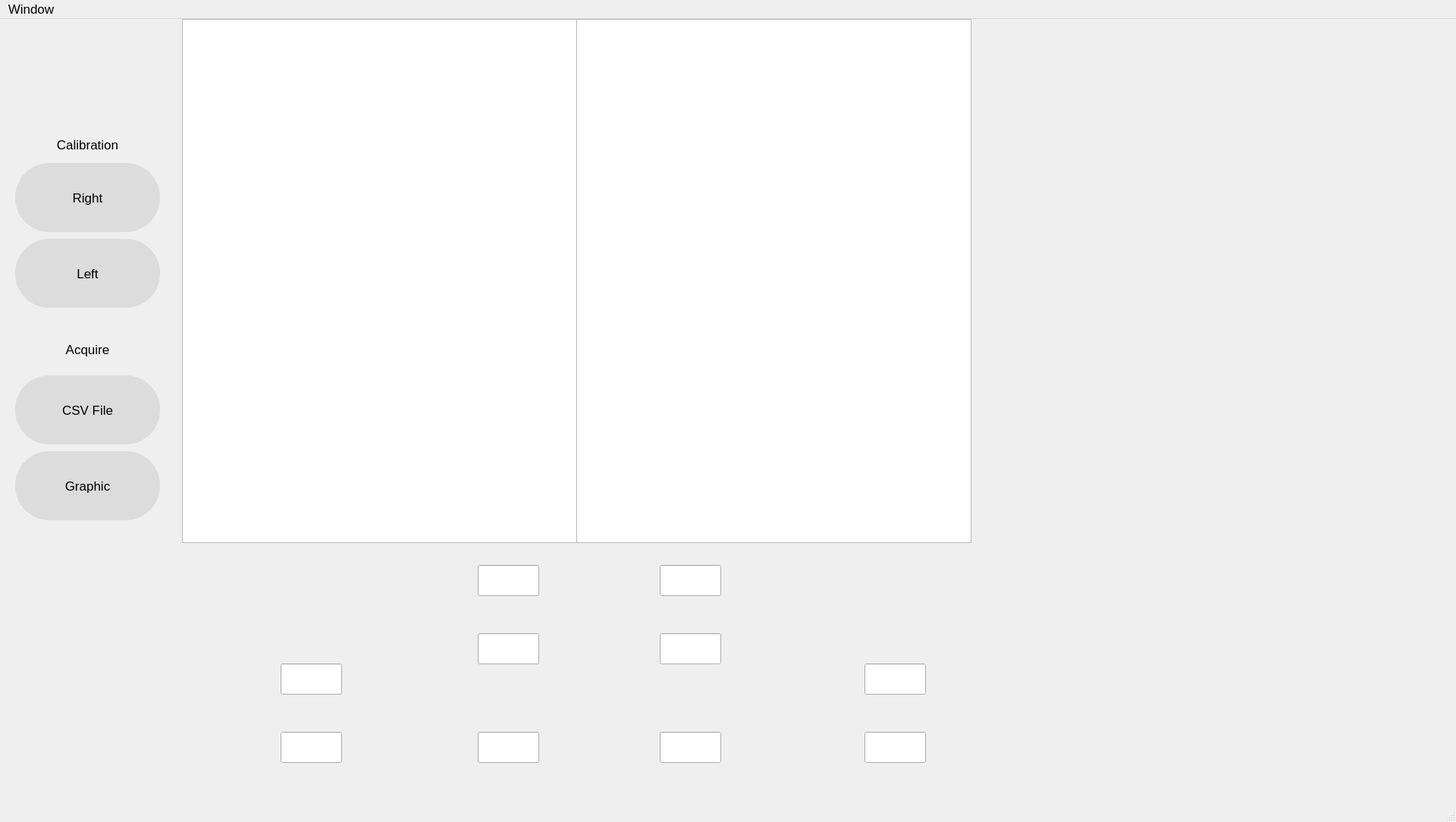
<?xml version="1.0" encoding="UTF-8"?>
<ui version="4.0">
 <class>MainWindow</class>
 <widget class="QMainWindow" name="MainWindow">
  <property name="geometry">
   <rect>
    <x>0</x>
    <y>0</y>
    <width>1920</width>
    <height>1084</height>
   </rect>
  </property>
  <property name="font">
   <font>
    <pointsize>13</pointsize>
   </font>
  </property>
  <property name="windowTitle">
   <string>Application</string>
  </property>
  <property name="windowIcon">
   <iconset>
    <normaloff>:/newPrefix/Downloads/ezgif.com-gif-maker</normaloff>:/newPrefix/Downloads/ezgif.com-gif-maker</iconset>
  </property>
  <widget class="QWidget" name="centralwidget">
   <widget class="QLabel" name="label_2">
    <property name="geometry">
     <rect>
      <x>20</x>
      <y>130</y>
      <width>191</width>
      <height>71</height>
     </rect>
    </property>
    <property name="font">
     <font>
      <pointsize>13</pointsize>
      <underline>false</underline>
      <strikeout>false</strikeout>
     </font>
    </property>
    <property name="text">
     <string>Calibration</string>
    </property>
    <property name="alignment">
     <set>Qt::AlignCenter</set>
    </property>
   </widget>
   <widget class="QLabel" name="label_3">
    <property name="geometry">
     <rect>
      <x>20</x>
      <y>400</y>
      <width>191</width>
      <height>71</height>
     </rect>
    </property>
    <property name="font">
     <font>
      <pointsize>13</pointsize>
      <underline>false</underline>
      <strikeout>false</strikeout>
     </font>
    </property>
    <property name="text">
     <string>Acquire</string>
    </property>
    <property name="alignment">
     <set>Qt::AlignCenter</set>
    </property>
   </widget>
   <widget class="QLabel" name="label">
    <property name="geometry">
     <rect>
      <x>0</x>
      <y>0</y>
      <width>231</width>
      <height>131</height>
     </rect>
    </property>
    <property name="styleSheet">
     <string notr="true">background-image: url(:/pictures/Pictures/ezgif.com-gif-maker);</string>
    </property>
    <property name="text">
     <string/>
    </property>
    <property name="pixmap">
     <pixmap resource="pictures.qrc">:/pictures/Pictures/ezgif.com-gif-maker</pixmap>
    </property>
    <property name="scaledContents">
     <bool>true</bool>
    </property>
   </widget>
   <widget class="QLabel" name="red_1">
    <property name="geometry">
     <rect>
      <x>1450</x>
      <y>50</y>
      <width>75</width>
      <height>75</height>
     </rect>
    </property>
    <property name="styleSheet">
     <string notr="true">background-image: url(:/pictures/Pictures/rond_rouge-removebg-preview.png);</string>
    </property>
    <property name="text">
     <string/>
    </property>
    <property name="pixmap">
     <pixmap resource="pictures.qrc">:/pictures/Pictures/rond_rouge-removebg-preview.png</pixmap>
    </property>
    <property name="scaledContents">
     <bool>true</bool>
    </property>
   </widget>
   <widget class="QLabel" name="red_5">
    <property name="geometry">
     <rect>
      <x>1360</x>
      <y>560</y>
      <width>75</width>
      <height>75</height>
     </rect>
    </property>
    <property name="styleSheet">
     <string notr="true">background-image: url(:/pictures/Pictures/rond_rouge-removebg-preview.png);</string>
    </property>
    <property name="text">
     <string/>
    </property>
    <property name="pixmap">
     <pixmap resource="pictures.qrc">:/pictures/Pictures/rond_rouge-removebg-preview.png</pixmap>
    </property>
    <property name="scaledContents">
     <bool>true</bool>
    </property>
   </widget>
   <widget class="QLabel" name="red_3">
    <property name="geometry">
     <rect>
      <x>1320</x>
      <y>310</y>
      <width>75</width>
      <height>75</height>
     </rect>
    </property>
    <property name="styleSheet">
     <string notr="true">background-image: url(:/pictures/Pictures/rond_rouge-removebg-preview.png);</string>
    </property>
    <property name="text">
     <string/>
    </property>
    <property name="pixmap">
     <pixmap resource="pictures.qrc">:/pictures/Pictures/rond_rouge-removebg-preview.png</pixmap>
    </property>
    <property name="scaledContents">
     <bool>true</bool>
    </property>
   </widget>
   <widget class="QLabel" name="red_2">
    <property name="geometry">
     <rect>
      <x>1490</x>
      <y>230</y>
      <width>75</width>
      <height>75</height>
     </rect>
    </property>
    <property name="styleSheet">
     <string notr="true">background-image: url(:/pictures/Pictures/rond_rouge-removebg-preview.png);</string>
    </property>
    <property name="text">
     <string/>
    </property>
    <property name="pixmap">
     <pixmap resource="pictures.qrc">:/pictures/Pictures/rond_rouge-removebg-preview.png</pixmap>
    </property>
    <property name="scaledContents">
     <bool>true</bool>
    </property>
   </widget>
   <widget class="QLabel" name="red_4">
    <property name="geometry">
     <rect>
      <x>1460</x>
      <y>560</y>
      <width>75</width>
      <height>75</height>
     </rect>
    </property>
    <property name="styleSheet">
     <string notr="true">background-image: url(:/pictures/Pictures/rond_rouge-removebg-preview.png);</string>
    </property>
    <property name="text">
     <string/>
    </property>
    <property name="pixmap">
     <pixmap resource="pictures.qrc">:/pictures/Pictures/rond_rouge-removebg-preview.png</pixmap>
    </property>
    <property name="scaledContents">
     <bool>true</bool>
    </property>
   </widget>
   <widget class="QLabel" name="green_1">
    <property name="geometry">
     <rect>
      <x>1450</x>
      <y>50</y>
      <width>75</width>
      <height>75</height>
     </rect>
    </property>
    <property name="styleSheet">
     <string notr="true">background-image: url(:/pictures/Pictures/rond_vert-removebg-preview.png);</string>
    </property>
    <property name="text">
     <string/>
    </property>
    <property name="pixmap">
     <pixmap resource="pictures.qrc">:/pictures/Pictures/rond_vert-removebg-preview.png</pixmap>
    </property>
    <property name="scaledContents">
     <bool>true</bool>
    </property>
   </widget>
   <widget class="QLabel" name="green_2">
    <property name="geometry">
     <rect>
      <x>1490</x>
      <y>230</y>
      <width>75</width>
      <height>75</height>
     </rect>
    </property>
    <property name="styleSheet">
     <string notr="true">background-image: url(:/pictures/Pictures/rond_vert-removebg-preview.png);</string>
    </property>
    <property name="text">
     <string/>
    </property>
    <property name="pixmap">
     <pixmap resource="pictures.qrc">:/pictures/Pictures/rond_vert-removebg-preview.png</pixmap>
    </property>
    <property name="scaledContents">
     <bool>true</bool>
    </property>
   </widget>
   <widget class="QLabel" name="red_13">
    <property name="geometry">
     <rect>
      <x>1800</x>
      <y>310</y>
      <width>75</width>
      <height>75</height>
     </rect>
    </property>
    <property name="styleSheet">
     <string notr="true">background-image: url(:/pictures/Pictures/rond_rouge-removebg-preview.png);</string>
    </property>
    <property name="text">
     <string/>
    </property>
    <property name="pixmap">
     <pixmap resource="pictures.qrc">:/pictures/Pictures/rond_rouge-removebg-preview.png</pixmap>
    </property>
    <property name="scaledContents">
     <bool>true</bool>
    </property>
   </widget>
   <widget class="QLabel" name="red_15">
    <property name="geometry">
     <rect>
      <x>1760</x>
      <y>560</y>
      <width>75</width>
      <height>75</height>
     </rect>
    </property>
    <property name="styleSheet">
     <string notr="true">background-image: url(:/pictures/Pictures/rond_rouge-removebg-preview.png);</string>
    </property>
    <property name="text">
     <string/>
    </property>
    <property name="pixmap">
     <pixmap resource="pictures.qrc">:/pictures/Pictures/rond_rouge-removebg-preview.png</pixmap>
    </property>
    <property name="scaledContents">
     <bool>true</bool>
    </property>
   </widget>
   <widget class="QLabel" name="green_13">
    <property name="geometry">
     <rect>
      <x>1800</x>
      <y>310</y>
      <width>75</width>
      <height>75</height>
     </rect>
    </property>
    <property name="styleSheet">
     <string notr="true">background-image: url(:/pictures/Pictures/rond_vert-removebg-preview.png);</string>
    </property>
    <property name="text">
     <string/>
    </property>
    <property name="pixmap">
     <pixmap resource="pictures.qrc">:/pictures/Pictures/rond_vert-removebg-preview.png</pixmap>
    </property>
    <property name="scaledContents">
     <bool>true</bool>
    </property>
   </widget>
   <widget class="QLabel" name="red_12">
    <property name="geometry">
     <rect>
      <x>1630</x>
      <y>230</y>
      <width>75</width>
      <height>75</height>
     </rect>
    </property>
    <property name="styleSheet">
     <string notr="true">background-image: url(:/pictures/Pictures/rond_rouge-removebg-preview.png);</string>
    </property>
    <property name="text">
     <string/>
    </property>
    <property name="pixmap">
     <pixmap resource="pictures.qrc">:/pictures/Pictures/rond_rouge-removebg-preview.png</pixmap>
    </property>
    <property name="scaledContents">
     <bool>true</bool>
    </property>
   </widget>
   <widget class="QLabel" name="red_14">
    <property name="geometry">
     <rect>
      <x>1650</x>
      <y>560</y>
      <width>75</width>
      <height>75</height>
     </rect>
    </property>
    <property name="styleSheet">
     <string notr="true">background-image: url(:/pictures/Pictures/rond_rouge-removebg-preview.png);</string>
    </property>
    <property name="text">
     <string/>
    </property>
    <property name="pixmap">
     <pixmap resource="pictures.qrc">:/pictures/Pictures/rond_rouge-removebg-preview.png</pixmap>
    </property>
    <property name="scaledContents">
     <bool>true</bool>
    </property>
   </widget>
   <widget class="QLabel" name="green_11">
    <property name="geometry">
     <rect>
      <x>1660</x>
      <y>50</y>
      <width>75</width>
      <height>75</height>
     </rect>
    </property>
    <property name="styleSheet">
     <string notr="true">background-image: url(:/pictures/Pictures/rond_vert-removebg-preview.png);</string>
    </property>
    <property name="text">
     <string/>
    </property>
    <property name="pixmap">
     <pixmap resource="pictures.qrc">:/pictures/Pictures/rond_vert-removebg-preview.png</pixmap>
    </property>
    <property name="scaledContents">
     <bool>true</bool>
    </property>
   </widget>
   <widget class="QLabel" name="green_12">
    <property name="geometry">
     <rect>
      <x>1630</x>
      <y>230</y>
      <width>75</width>
      <height>75</height>
     </rect>
    </property>
    <property name="styleSheet">
     <string notr="true">background-image: url(:/pictures/Pictures/rond_vert-removebg-preview.png);</string>
    </property>
    <property name="text">
     <string/>
    </property>
    <property name="pixmap">
     <pixmap resource="pictures.qrc">:/pictures/Pictures/rond_vert-removebg-preview.png</pixmap>
    </property>
    <property name="scaledContents">
     <bool>true</bool>
    </property>
   </widget>
   <widget class="QLabel" name="red_11">
    <property name="geometry">
     <rect>
      <x>1660</x>
      <y>50</y>
      <width>75</width>
      <height>75</height>
     </rect>
    </property>
    <property name="styleSheet">
     <string notr="true">background-image: url(:/pictures/Pictures/rond_rouge-removebg-preview.png);</string>
    </property>
    <property name="text">
     <string/>
    </property>
    <property name="pixmap">
     <pixmap resource="pictures.qrc">:/pictures/Pictures/rond_rouge-removebg-preview.png</pixmap>
    </property>
    <property name="scaledContents">
     <bool>true</bool>
    </property>
   </widget>
   <widget class="QLabel" name="green_15">
    <property name="geometry">
     <rect>
      <x>1760</x>
      <y>560</y>
      <width>75</width>
      <height>75</height>
     </rect>
    </property>
    <property name="styleSheet">
     <string notr="true">background-image: url(:/pictures/Pictures/rond_vert-removebg-preview.png);</string>
    </property>
    <property name="text">
     <string/>
    </property>
    <property name="pixmap">
     <pixmap resource="pictures.qrc">:/pictures/Pictures/rond_vert-removebg-preview.png</pixmap>
    </property>
    <property name="scaledContents">
     <bool>true</bool>
    </property>
   </widget>
   <widget class="QLabel" name="green_14">
    <property name="geometry">
     <rect>
      <x>1650</x>
      <y>560</y>
      <width>75</width>
      <height>75</height>
     </rect>
    </property>
    <property name="styleSheet">
     <string notr="true">background-image: url(:/pictures/Pictures/rond_vert-removebg-preview.png);</string>
    </property>
    <property name="text">
     <string/>
    </property>
    <property name="pixmap">
     <pixmap resource="pictures.qrc">:/pictures/Pictures/rond_vert-removebg-preview.png</pixmap>
    </property>
    <property name="scaledContents">
     <bool>true</bool>
    </property>
   </widget>
   <widget class="QLabel" name="label_4">
    <property name="geometry">
     <rect>
      <x>1280</x>
      <y>0</y>
      <width>631</width>
      <height>691</height>
     </rect>
    </property>
    <property name="styleSheet">
     <string notr="true">background-image: url(:/pictures/Pictures/2semelles.png);</string>
    </property>
    <property name="text">
     <string/>
    </property>
    <property name="pixmap">
     <pixmap resource="pictures.qrc">:/pictures/Pictures/2semelles.png</pixmap>
    </property>
    <property name="scaledContents">
     <bool>true</bool>
    </property>
   </widget>
   <widget class="QPushButton" name="pushButton">
    <property name="geometry">
     <rect>
      <x>20</x>
      <y>190</y>
      <width>191</width>
      <height>91</height>
     </rect>
    </property>
    <property name="styleSheet">
     <string notr="true">border-radius: 45px;
background-color: #dcdcdc;</string>
    </property>
    <property name="text">
     <string>Right</string>
    </property>
   </widget>
   <widget class="QPushButton" name="pushButton_4">
    <property name="geometry">
     <rect>
      <x>20</x>
      <y>570</y>
      <width>191</width>
      <height>91</height>
     </rect>
    </property>
    <property name="styleSheet">
     <string notr="true">border-radius: 45px;
background-color: #dcdcdc;</string>
    </property>
    <property name="text">
     <string>Graphic</string>
    </property>
   </widget>
   <widget class="QPushButton" name="pushButton_3">
    <property name="geometry">
     <rect>
      <x>20</x>
      <y>470</y>
      <width>191</width>
      <height>91</height>
     </rect>
    </property>
    <property name="styleSheet">
     <string notr="true">border-radius: 45px;
background-color: #dcdcdc;</string>
    </property>
    <property name="text">
     <string>CSV File</string>
    </property>
   </widget>
   <widget class="QPushButton" name="pushButton_2">
    <property name="geometry">
     <rect>
      <x>20</x>
      <y>290</y>
      <width>191</width>
      <height>91</height>
     </rect>
    </property>
    <property name="styleSheet">
     <string notr="true">border-radius: 45px;
background-color: #dcdcdc;</string>
    </property>
    <property name="text">
     <string>Left</string>
    </property>
   </widget>
   <widget class="QLabel" name="label_5">
    <property name="geometry">
     <rect>
      <x>460</x>
      <y>700</y>
      <width>161</width>
      <height>291</height>
     </rect>
    </property>
    <property name="styleSheet">
     <string notr="true">background-image: url(:/pictures/Pictures/semelle_gauche.png);</string>
    </property>
    <property name="text">
     <string/>
    </property>
    <property name="pixmap">
     <pixmap resource="pictures.qrc">:/pictures/Pictures/semelle_gauche.png</pixmap>
    </property>
    <property name="scaledContents">
     <bool>true</bool>
    </property>
   </widget>
   <widget class="QLabel" name="label_6">
    <property name="geometry">
     <rect>
      <x>970</x>
      <y>700</y>
      <width>161</width>
      <height>291</height>
     </rect>
    </property>
    <property name="styleSheet">
     <string notr="true">background-image: url(:/pictures/Pictures/semelle_droite.png);</string>
    </property>
    <property name="text">
     <string/>
    </property>
    <property name="pixmap">
     <pixmap resource="pictures.qrc">:/pictures/Pictures/semelle_droite.png</pixmap>
    </property>
    <property name="scaledContents">
     <bool>true</bool>
    </property>
   </widget>
   <widget class="QLabel" name="green_6">
    <property name="geometry">
     <rect>
      <x>560</x>
      <y>730</y>
      <width>31</width>
      <height>31</height>
     </rect>
    </property>
    <property name="styleSheet">
     <string notr="true">background-image: url(:/rond/rond/rond_vert_claire-removebg-preview.png);</string>
    </property>
    <property name="text">
     <string/>
    </property>
    <property name="pixmap">
     <pixmap resource="pictures.qrc">:/rond/rond/rond_vert_claire-removebg-preview.png</pixmap>
    </property>
    <property name="scaledContents">
     <bool>true</bool>
    </property>
   </widget>
   <widget class="QLabel" name="black_7">
    <property name="geometry">
     <rect>
      <x>490</x>
      <y>850</y>
      <width>31</width>
      <height>31</height>
     </rect>
    </property>
    <property name="styleSheet">
     <string notr="true">background-image: url(:/rond/rond/rond_noir.png);</string>
    </property>
    <property name="text">
     <string/>
    </property>
    <property name="pixmap">
     <pixmap resource="pictures.qrc">:/rond/rond/rond_noir.png</pixmap>
    </property>
    <property name="scaledContents">
     <bool>true</bool>
    </property>
   </widget>
   <widget class="QLabel" name="cyan_8">
    <property name="geometry">
     <rect>
      <x>560</x>
      <y>810</y>
      <width>31</width>
      <height>31</height>
     </rect>
    </property>
    <property name="styleSheet">
     <string notr="true">background-image: url(:/rond/rond/rond_cyan-removebg-preview.png);</string>
    </property>
    <property name="text">
     <string/>
    </property>
    <property name="pixmap">
     <pixmap resource="pictures.qrc">:/rond/rond/rond_cyan-removebg-preview.png</pixmap>
    </property>
    <property name="scaledContents">
     <bool>true</bool>
    </property>
   </widget>
   <widget class="QLabel" name="red_9">
    <property name="geometry">
     <rect>
      <x>500</x>
      <y>940</y>
      <width>31</width>
      <height>31</height>
     </rect>
    </property>
    <property name="styleSheet">
     <string notr="true">background-image: url(:/rond/rond/rond_rouge.png);</string>
    </property>
    <property name="text">
     <string/>
    </property>
    <property name="pixmap">
     <pixmap resource="pictures.qrc">:/rond/rond/rond_rouge.png</pixmap>
    </property>
    <property name="scaledContents">
     <bool>true</bool>
    </property>
   </widget>
   <widget class="QLabel" name="blue_10">
    <property name="geometry">
     <rect>
      <x>560</x>
      <y>940</y>
      <width>31</width>
      <height>31</height>
     </rect>
    </property>
    <property name="styleSheet">
     <string notr="true">background-image: url(:/rond/rond/rond_bleu-removebg-preview.png);</string>
    </property>
    <property name="text">
     <string/>
    </property>
    <property name="pixmap">
     <pixmap resource="pictures.qrc">:/rond/rond/rond_bleu-removebg-preview.png</pixmap>
    </property>
    <property name="scaledContents">
     <bool>true</bool>
    </property>
   </widget>
   <widget class="QLabel" name="green_16">
    <property name="geometry">
     <rect>
      <x>1000</x>
      <y>730</y>
      <width>31</width>
      <height>31</height>
     </rect>
    </property>
    <property name="styleSheet">
     <string notr="true">background-image: url(:/rond/rond/rond_vert_claire-removebg-preview.png);</string>
    </property>
    <property name="text">
     <string/>
    </property>
    <property name="pixmap">
     <pixmap resource="pictures.qrc">:/rond/rond/rond_vert_claire-removebg-preview.png</pixmap>
    </property>
    <property name="scaledContents">
     <bool>true</bool>
    </property>
   </widget>
   <widget class="QLabel" name="cyan_17">
    <property name="geometry">
     <rect>
      <x>1000</x>
      <y>810</y>
      <width>31</width>
      <height>31</height>
     </rect>
    </property>
    <property name="styleSheet">
     <string notr="true">background-image: url(:/rond/rond/rond_cyan-removebg-preview.png);</string>
    </property>
    <property name="text">
     <string/>
    </property>
    <property name="pixmap">
     <pixmap resource="pictures.qrc">:/rond/rond/rond_cyan-removebg-preview.png</pixmap>
    </property>
    <property name="scaledContents">
     <bool>true</bool>
    </property>
   </widget>
   <widget class="QLabel" name="black_18">
    <property name="geometry">
     <rect>
      <x>1070</x>
      <y>850</y>
      <width>31</width>
      <height>31</height>
     </rect>
    </property>
    <property name="styleSheet">
     <string notr="true">background-image: url(:/rond/rond/rond_noir.png);</string>
    </property>
    <property name="text">
     <string/>
    </property>
    <property name="pixmap">
     <pixmap resource="pictures.qrc">:/rond/rond/rond_noir.png</pixmap>
    </property>
    <property name="scaledContents">
     <bool>true</bool>
    </property>
   </widget>
   <widget class="QLabel" name="red_19">
    <property name="geometry">
     <rect>
      <x>1060</x>
      <y>940</y>
      <width>31</width>
      <height>31</height>
     </rect>
    </property>
    <property name="styleSheet">
     <string notr="true">background-image: url(:/rond/rond/rond_rouge.png);</string>
    </property>
    <property name="text">
     <string/>
    </property>
    <property name="pixmap">
     <pixmap resource="pictures.qrc">:/rond/rond/rond_rouge.png</pixmap>
    </property>
    <property name="scaledContents">
     <bool>true</bool>
    </property>
   </widget>
   <widget class="QLabel" name="blue_20">
    <property name="geometry">
     <rect>
      <x>1000</x>
      <y>940</y>
      <width>31</width>
      <height>31</height>
     </rect>
    </property>
    <property name="styleSheet">
     <string notr="true">background-image: url(:/rond/rond/rond_bleu-removebg-preview.png);</string>
    </property>
    <property name="text">
     <string/>
    </property>
    <property name="pixmap">
     <pixmap resource="pictures.qrc">:/rond/rond/rond_bleu-removebg-preview.png</pixmap>
    </property>
    <property name="scaledContents">
     <bool>true</bool>
    </property>
   </widget>
   <widget class="QLineEdit" name="lineEdit_3">
    <property name="geometry">
     <rect>
      <x>630</x>
      <y>720</y>
      <width>81</width>
      <height>41</height>
     </rect>
    </property>
    <property name="font">
     <font>
      <pointsize>13</pointsize>
     </font>
    </property>
    <property name="readOnly">
     <bool>true</bool>
    </property>
   </widget>
   <widget class="QLineEdit" name="lineEdit_1">
    <property name="geometry">
     <rect>
      <x>370</x>
      <y>850</y>
      <width>81</width>
      <height>41</height>
     </rect>
    </property>
    <property name="readOnly">
     <bool>true</bool>
    </property>
   </widget>
   <widget class="QLineEdit" name="lineEdit_4">
    <property name="geometry">
     <rect>
      <x>630</x>
      <y>810</y>
      <width>81</width>
      <height>41</height>
     </rect>
    </property>
    <property name="readOnly">
     <bool>true</bool>
    </property>
   </widget>
   <widget class="QLineEdit" name="lineEdit_5">
    <property name="geometry">
     <rect>
      <x>630</x>
      <y>940</y>
      <width>81</width>
      <height>41</height>
     </rect>
    </property>
    <property name="readOnly">
     <bool>true</bool>
    </property>
   </widget>
   <widget class="QLineEdit" name="lineEdit_2">
    <property name="geometry">
     <rect>
      <x>370</x>
      <y>940</y>
      <width>81</width>
      <height>41</height>
     </rect>
    </property>
    <property name="readOnly">
     <bool>true</bool>
    </property>
   </widget>
   <widget class="QLineEdit" name="lineEdit_6">
    <property name="geometry">
     <rect>
      <x>870</x>
      <y>720</y>
      <width>81</width>
      <height>41</height>
     </rect>
    </property>
    <property name="font">
     <font>
      <pointsize>13</pointsize>
     </font>
    </property>
    <property name="readOnly">
     <bool>true</bool>
    </property>
   </widget>
   <widget class="QLineEdit" name="lineEdit_7">
    <property name="geometry">
     <rect>
      <x>870</x>
      <y>810</y>
      <width>81</width>
      <height>41</height>
     </rect>
    </property>
    <property name="font">
     <font>
      <pointsize>13</pointsize>
     </font>
    </property>
    <property name="readOnly">
     <bool>true</bool>
    </property>
   </widget>
   <widget class="QLineEdit" name="lineEdit_8">
    <property name="geometry">
     <rect>
      <x>870</x>
      <y>940</y>
      <width>81</width>
      <height>41</height>
     </rect>
    </property>
    <property name="font">
     <font>
      <pointsize>13</pointsize>
     </font>
    </property>
    <property name="readOnly">
     <bool>true</bool>
    </property>
   </widget>
   <widget class="QLineEdit" name="lineEdit_9">
    <property name="geometry">
     <rect>
      <x>1140</x>
      <y>850</y>
      <width>81</width>
      <height>41</height>
     </rect>
    </property>
    <property name="font">
     <font>
      <pointsize>13</pointsize>
     </font>
    </property>
    <property name="readOnly">
     <bool>true</bool>
    </property>
   </widget>
   <widget class="QLineEdit" name="lineEdit_10">
    <property name="geometry">
     <rect>
      <x>1140</x>
      <y>940</y>
      <width>81</width>
      <height>41</height>
     </rect>
    </property>
    <property name="font">
     <font>
      <pointsize>13</pointsize>
     </font>
    </property>
    <property name="readOnly">
     <bool>true</bool>
    </property>
   </widget>
   <widget class="GraphicsLayoutWidget" name="graphicsView">
    <property name="geometry">
     <rect>
      <x>240</x>
      <y>0</y>
      <width>521</width>
      <height>691</height>
     </rect>
    </property>
   </widget>
   <widget class="GraphicsLayoutWidget" name="graphicsView_2">
    <property name="geometry">
     <rect>
      <x>760</x>
      <y>0</y>
      <width>521</width>
      <height>691</height>
     </rect>
    </property>
   </widget>
   <widget class="QLabel" name="left_cross">
    <property name="geometry">
     <rect>
      <x>1430</x>
      <y>336</y>
      <width>31</width>
      <height>31</height>
     </rect>
    </property>
    <property name="styleSheet">
     <string notr="true">background-image: url(:/pictures/Pictures/croix.png);</string>
    </property>
    <property name="text">
     <string/>
    </property>
    <property name="pixmap">
     <pixmap resource="pictures.qrc">:/pictures/Pictures/croix.png</pixmap>
    </property>
    <property name="scaledContents">
     <bool>true</bool>
    </property>
   </widget>
   <widget class="QLabel" name="right_cross">
    <property name="geometry">
     <rect>
      <x>1745</x>
      <y>336</y>
      <width>31</width>
      <height>31</height>
     </rect>
    </property>
    <property name="styleSheet">
     <string notr="true">background-image: url(:/pictures/Pictures/croix.png);</string>
    </property>
    <property name="text">
     <string/>
    </property>
    <property name="pixmap">
     <pixmap resource="pictures.qrc">:/pictures/Pictures/croix.png</pixmap>
    </property>
    <property name="scaledContents">
     <bool>true</bool>
    </property>
   </widget>
   <widget class="QLabel" name="green_3">
    <property name="geometry">
     <rect>
      <x>1320</x>
      <y>310</y>
      <width>75</width>
      <height>75</height>
     </rect>
    </property>
    <property name="styleSheet">
     <string notr="true">background-image: url(:/pictures/Pictures/rond_vert-removebg-preview.png);</string>
    </property>
    <property name="text">
     <string/>
    </property>
    <property name="pixmap">
     <pixmap resource="pictures.qrc">:/pictures/Pictures/rond_vert-removebg-preview.png</pixmap>
    </property>
    <property name="scaledContents">
     <bool>true</bool>
    </property>
   </widget>
   <widget class="QLabel" name="green_5">
    <property name="geometry">
     <rect>
      <x>1360</x>
      <y>560</y>
      <width>75</width>
      <height>75</height>
     </rect>
    </property>
    <property name="styleSheet">
     <string notr="true">background-image: url(:/pictures/Pictures/rond_vert-removebg-preview.png);</string>
    </property>
    <property name="text">
     <string/>
    </property>
    <property name="pixmap">
     <pixmap resource="pictures.qrc">:/pictures/Pictures/rond_vert-removebg-preview.png</pixmap>
    </property>
    <property name="scaledContents">
     <bool>true</bool>
    </property>
   </widget>
   <widget class="QLabel" name="green_4">
    <property name="geometry">
     <rect>
      <x>1460</x>
      <y>560</y>
      <width>75</width>
      <height>75</height>
     </rect>
    </property>
    <property name="styleSheet">
     <string notr="true">background-image: url(:/pictures/Pictures/rond_vert-removebg-preview.png);</string>
    </property>
    <property name="text">
     <string/>
    </property>
    <property name="pixmap">
     <pixmap resource="pictures.qrc">:/pictures/Pictures/rond_vert-removebg-preview.png</pixmap>
    </property>
    <property name="scaledContents">
     <bool>true</bool>
    </property>
   </widget>
   <zorder>label_4</zorder>
   <zorder>label_2</zorder>
   <zorder>label_3</zorder>
   <zorder>label</zorder>
   <zorder>red_1</zorder>
   <zorder>red_5</zorder>
   <zorder>red_3</zorder>
   <zorder>red_2</zorder>
   <zorder>red_4</zorder>
   <zorder>green_1</zorder>
   <zorder>green_2</zorder>
   <zorder>red_13</zorder>
   <zorder>red_15</zorder>
   <zorder>green_13</zorder>
   <zorder>red_12</zorder>
   <zorder>red_14</zorder>
   <zorder>green_12</zorder>
   <zorder>green_15</zorder>
   <zorder>green_14</zorder>
   <zorder>red_11</zorder>
   <zorder>green_11</zorder>
   <zorder>pushButton</zorder>
   <zorder>pushButton_4</zorder>
   <zorder>pushButton_3</zorder>
   <zorder>pushButton_2</zorder>
   <zorder>label_5</zorder>
   <zorder>label_6</zorder>
   <zorder>green_6</zorder>
   <zorder>black_7</zorder>
   <zorder>cyan_8</zorder>
   <zorder>red_9</zorder>
   <zorder>blue_10</zorder>
   <zorder>green_16</zorder>
   <zorder>cyan_17</zorder>
   <zorder>black_18</zorder>
   <zorder>red_19</zorder>
   <zorder>blue_20</zorder>
   <zorder>lineEdit_3</zorder>
   <zorder>lineEdit_1</zorder>
   <zorder>lineEdit_4</zorder>
   <zorder>lineEdit_5</zorder>
   <zorder>lineEdit_2</zorder>
   <zorder>lineEdit_6</zorder>
   <zorder>lineEdit_7</zorder>
   <zorder>lineEdit_8</zorder>
   <zorder>lineEdit_9</zorder>
   <zorder>lineEdit_10</zorder>
   <zorder>graphicsView</zorder>
   <zorder>graphicsView_2</zorder>
   <zorder>left_cross</zorder>
   <zorder>right_cross</zorder>
   <zorder>green_3</zorder>
   <zorder>green_5</zorder>
   <zorder>green_4</zorder>
  </widget>
  <widget class="QStatusBar" name="statusbar"/>
  <widget class="QMenuBar" name="menuBar">
   <property name="geometry">
    <rect>
     <x>0</x>
     <y>0</y>
     <width>1920</width>
     <height>25</height>
    </rect>
   </property>
   <widget class="QMenu" name="menuwiiwindow">
    <property name="title">
     <string>Window</string>
    </property>
    <addaction name="actionWii"/>
   </widget>
   <addaction name="menuwiiwindow"/>
  </widget>
  <action name="actionAvanc">
   <property name="text">
    <string>Avancé</string>
   </property>
  </action>
  <action name="actionWii">
   <property name="text">
    <string>Wii</string>
   </property>
   <property name="font">
    <font>
     <pointsize>13</pointsize>
    </font>
   </property>
  </action>
 </widget>
 <customwidgets>
  <customwidget>
   <class>GraphicsLayoutWidget</class>
   <extends>QGraphicsView</extends>
   <header>pyqtgraph</header>
  </customwidget>
 </customwidgets>
 <resources>
  <include location="pictures.qrc"/>
 </resources>
 <connections/>
</ui>
